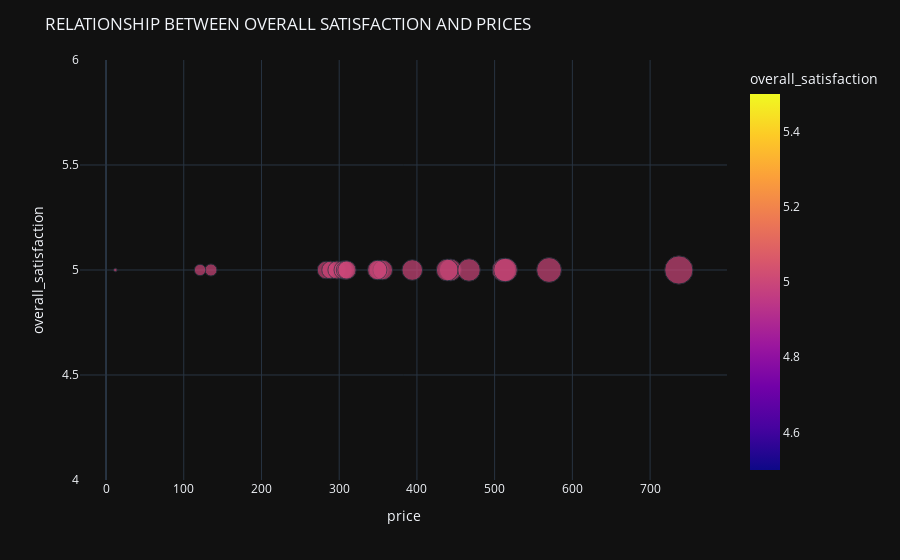

Source (notebook cell):
### Code cell
fig = px.scatter(data_frame = data_price_overall_satisfaction,
                y = 'overall_satisfaction',
                x = 'price',
                color = 'overall_satisfaction',
                size = 'price')

fig.update_layout(template = 'plotly_dark', title_text = "RELATIONSHIP BETWEEN OVERALL SATISFACTION AND PRICES")
fig.show()

### Figure 1 — Plotly figure (JSON) as saved in the notebook; plotly's stock layout.template omitted (floating-point values rounded to 4 significant figures)
{"data": [{"hovertemplate": "price=%{marker.size}<br>overall_satisfaction=%{marker.color}<extra></extra>", "legendgroup": "", "marker": {"color": [5, 5, 5, 5, 5, 5, 5, 5, 5, 5, 5, 5, 5, 5, 5, 5, 5, 5, 5, 5], "coloraxis": "coloraxis", "size": [12, 351, 283, 443, 439, 356, 289, 297, 512, 514, 570, 135, 305, 308, 737, 467, 310, 394, 349, 121], "sizemode": "area", "sizeref": 1.843, "symbol": "circle"}, "mode": "markers", "name": "", "orientation": "v", "showlegend": false, "type": "scatter", "x": [12, 351, 283, 443, 439, 356, 289, 297, 512, 514, 570, 135, 305, 308, 737, 467, 310, 394, 349, 121], "xaxis": "x", "y": [5, 5, 5, 5, 5, 5, 5, 5, 5, 5, 5, 5, 5, 5, 5, 5, 5, 5, 5, 5], "yaxis": "y"}], "layout": {"coloraxis": {"colorbar": {"title": {"text": "overall_satisfaction"}}, "colorscale": [[0, "#0d0887"], [0.1111, "#46039f"], [0.2222, "#7201a8"], [0.3333, "#9c179e"], [0.4444, "#bd3786"], [0.5556, "#d8576b"], [0.6667, "#ed7953"], [0.7778, "#fb9f3a"], [0.8889, "#fdca26"], [1, "#f0f921"]]}, "legend": {"itemsizing": "constant", "tracegroupgap": 0}, "margin": {"t": 60}, "title": {"text": "RELATIONSHIP BETWEEN OVERALL SATISFACTION AND PRICES"}, "xaxis": {"anchor": "y", "domain": [0, 1], "title": {"text": "price"}}, "yaxis": {"anchor": "x", "domain": [0, 1], "title": {"text": "overall_satisfaction"}}}}
